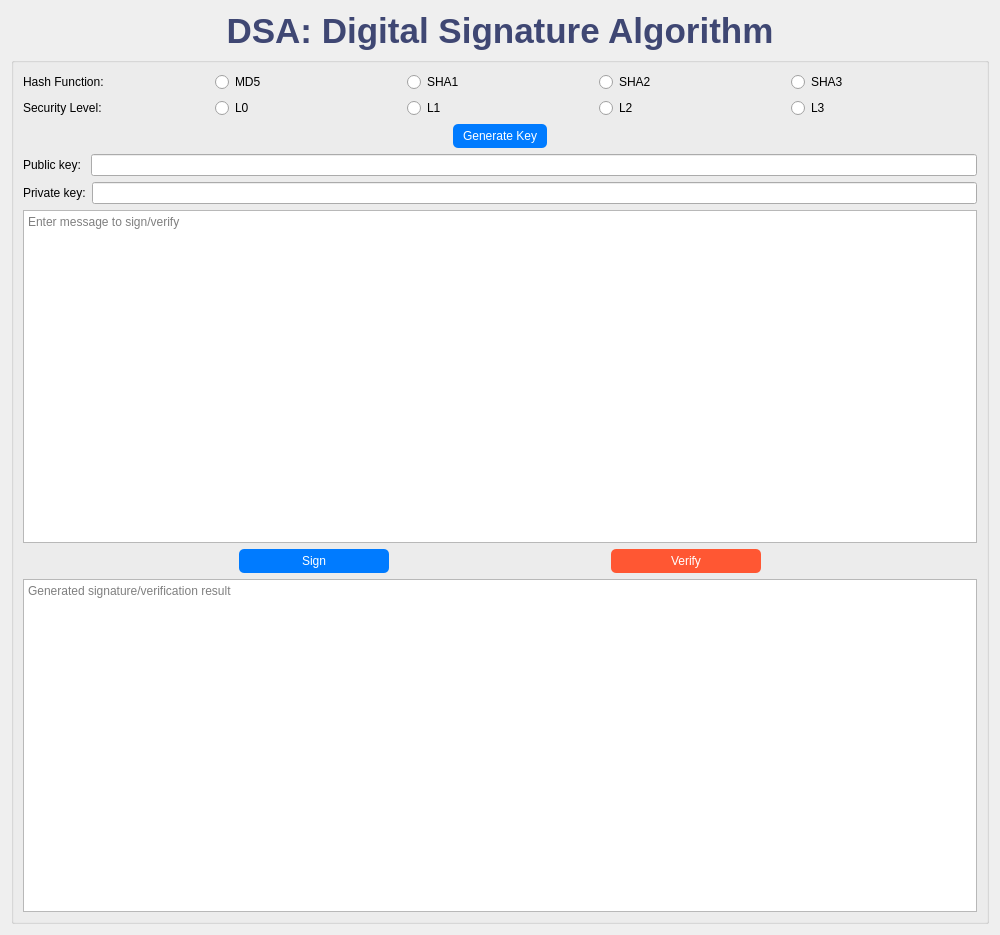
<?xml version="1.0" encoding="UTF-8"?>
<ui version="4.0">
 <class>PKC_Encryption_Schemes</class>
 <widget class="QWidget" name="PKC_Encryption_Schemes">
  <property name="geometry">
   <rect>
    <x>0</x>
    <y>0</y>
    <width>1000</width>
    <height>935</height>
   </rect>
  </property>
  <property name="windowTitle">
   <string>PKC: Encryption Schemes</string>
  </property>
  <layout class="QVBoxLayout" name="mainLayout">
   <item>
    <widget class="QLabel" name="mainTitle">
     <property name="styleSheet">
      <string>font-size: 35px; font-weight: bold; color: #3f4773;</string>
     </property>
     <property name="text">
      <string>DSA: Digital Signature Algorithm</string>
     </property>
     <property name="alignment">
      <set>Qt::AlignmentFlag::AlignCenter</set>
     </property>
    </widget>
   </item>
   <item>
    <widget class="QGroupBox" name="rsaGroup">
     <layout class="QVBoxLayout" name="rsaLayout">
      <item>
       <layout class="QHBoxLayout" name="rsaAlgorithmLayout">
        <item>
         <widget class="QLabel" name="rsaAlgorithmLabel">
          <property name="text">
           <string>Hash Function:</string>
          </property>
         </widget>
        </item>
        <item>
         <widget class="QRadioButton" name="rsaStandardRadioButton">
          <property name="text">
           <string>MD5</string>
          </property>
         </widget>
        </item>
        <item>
         <widget class="QRadioButton" name="rsaCRTRadioButton">
          <property name="text">
           <string>SHA1</string>
          </property>
         </widget>
        </item>
        <item>
         <widget class="QRadioButton" name="radioButton_2">
          <property name="text">
           <string>SHA2</string>
          </property>
         </widget>
        </item>
        <item>
         <widget class="QRadioButton" name="radioButton">
          <property name="text">
           <string>SHA3</string>
          </property>
         </widget>
        </item>
       </layout>
      </item>
      <item>
       <layout class="QHBoxLayout" name="rsaSecurityLevelLayout">
        <item>
         <widget class="QLabel" name="rsaSecurityLevelLabel">
          <property name="text">
           <string>Security Level:</string>
          </property>
         </widget>
        </item>
        <item>
         <widget class="QRadioButton" name="rsaL0RadioButton">
          <property name="text">
           <string>L0</string>
          </property>
         </widget>
        </item>
        <item>
         <widget class="QRadioButton" name="rsaL1RadioButton">
          <property name="text">
           <string>L1</string>
          </property>
         </widget>
        </item>
        <item>
         <widget class="QRadioButton" name="rsaL2RadioButton">
          <property name="text">
           <string>L2</string>
          </property>
         </widget>
        </item>
        <item>
         <widget class="QRadioButton" name="rsaL3RadioButton">
          <property name="text">
           <string>L3</string>
          </property>
         </widget>
        </item>
       </layout>
      </item>
      <item>
       <layout class="QHBoxLayout" name="generateRsaKeyLayout">
        <item>
         <spacer name="leftSpacer">
          <property name="orientation">
           <enum>Qt::Orientation::Horizontal</enum>
          </property>
          <property name="sizeType">
           <enum>QSizePolicy::Policy::Expanding</enum>
          </property>
          <property name="sizeHint" stdset="0">
           <size>
            <width>0</width>
            <height>0</height>
           </size>
          </property>
         </spacer>
        </item>
        <item>
         <widget class="QPushButton" name="generateRsaKeyButton">
          <property name="styleSheet">
           <string notr="true">background-color: #007BFF; color: white; padding: 5px 10px; border-radius: 5px;</string>
          </property>
          <property name="text">
           <string>Generate Key</string>
          </property>
         </widget>
        </item>
        <item>
         <spacer name="rightSpacer">
          <property name="orientation">
           <enum>Qt::Orientation::Horizontal</enum>
          </property>
          <property name="sizeType">
           <enum>QSizePolicy::Policy::Expanding</enum>
          </property>
          <property name="sizeHint" stdset="0">
           <size>
            <width>0</width>
            <height>0</height>
           </size>
          </property>
         </spacer>
        </item>
       </layout>
      </item>
      <item>
       <layout class="QFormLayout" name="rsaParametersLayout">
        <item row="0" column="0">
         <widget class="QLabel" name="rsaExponentLabel">
          <property name="text">
           <string>Public key: </string>
          </property>
         </widget>
        </item>
        <item row="0" column="1">
         <widget class="QLineEdit" name="rsaExponentInput"/>
        </item>
       </layout>
      </item>
      <item>
       <layout class="QHBoxLayout" name="horizontalLayout">
        <item>
         <widget class="QLabel" name="label">
          <property name="text">
           <string>Private key:</string>
          </property>
         </widget>
        </item>
        <item>
         <widget class="QLineEdit" name="lineEdit"/>
        </item>
       </layout>
      </item>
      <item>
       <widget class="QTextEdit" name="inputText">
        <property name="placeholderText">
         <string>Enter message to sign/verify</string>
        </property>
       </widget>
      </item>
      <item>
       <layout class="QHBoxLayout" name="encryptDecryptButtonsLayout">
        <item>
         <widget class="QPushButton" name="encryptButton">
          <property name="maximumSize">
           <size>
            <width>150</width>
            <height>30</height>
           </size>
          </property>
          <property name="styleSheet">
           <string>background-color: #007BFF; color: white; padding: 5px 10px; border-radius: 5px;</string>
          </property>
          <property name="text">
           <string>Sign</string>
          </property>
         </widget>
        </item>
        <item>
         <widget class="QPushButton" name="decryptButton">
          <property name="maximumSize">
           <size>
            <width>150</width>
            <height>30</height>
           </size>
          </property>
          <property name="styleSheet">
           <string>background-color: #FF5733; color: white; padding: 5px 10px; border-radius: 5px;</string>
          </property>
          <property name="text">
           <string>Verify</string>
          </property>
         </widget>
        </item>
       </layout>
      </item>
      <item>
       <widget class="QTextEdit" name="outputText">
        <property name="readOnly">
         <bool>true</bool>
        </property>
        <property name="placeholderText">
         <string>Generated signature/verification result</string>
        </property>
       </widget>
      </item>
     </layout>
    </widget>
   </item>
  </layout>
 </widget>
 <resources/>
 <connections/>
</ui>
